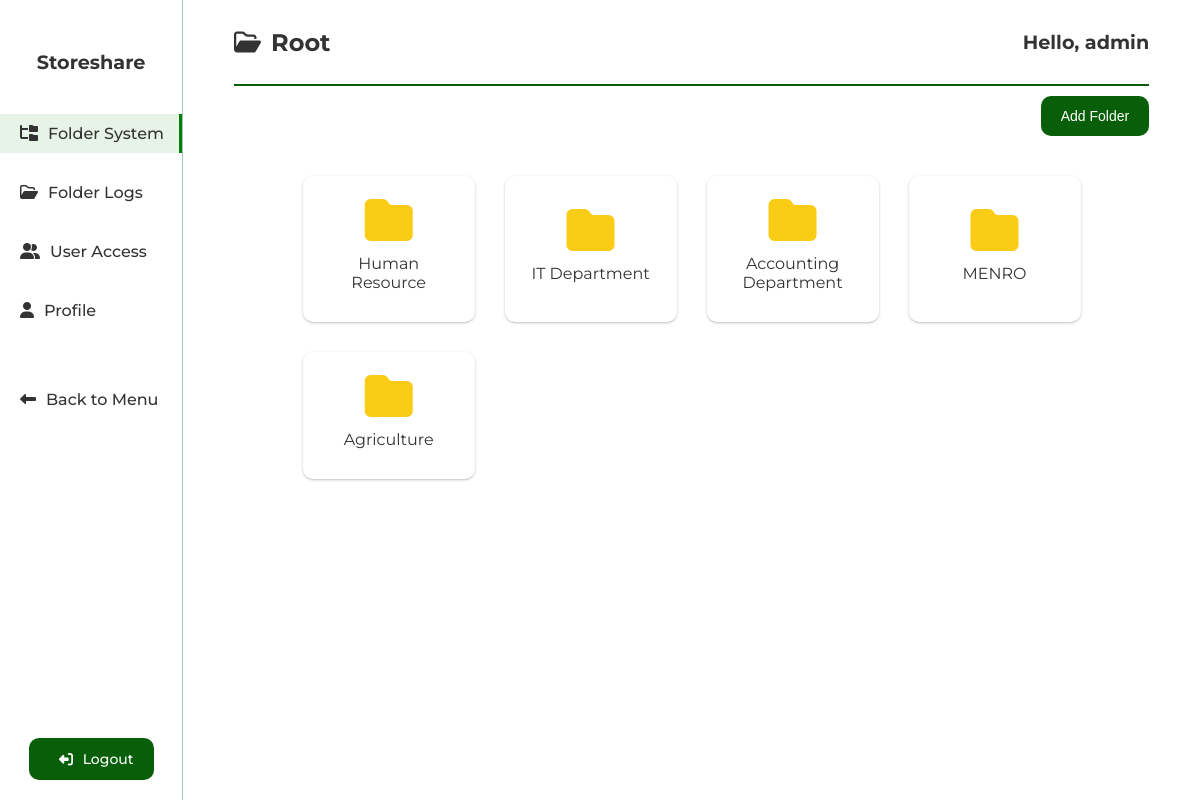
Page /storeshare-admin/root.php (signed in) on the committed database.
### tables this page shows
CREATE TABLE `folder_relation_table` (
  `subfolder_id` int(11) NOT NULL,
  `folder_path_name` varchar(255) NOT NULL,
  `folder_name` varchar(255) NOT NULL,
  `parent_folder_id` int(11) NOT NULL
);

### storeshare-admin/root.php (the view, shortened to what this page needs)
<?php
    include ("../config/db_config.php");
    $sql = "SELECT folder_id FROM folder_table WHERE folder_path_name='root'";
    $result = mysqli_query($conn, $sql);
    $currentDirectory = mysqli_fetch_assoc($result);
    $currentDirectory = $currentDirectory["folder_id"];
    $sql = "SELECT * FROM folder_relation_table WHERE parent_folder_id='$currentDirectory'";
    $result = mysqli_query($conn, $sql);
    if(mysqli_num_rows($result) > 0){
        $folders = mysqli_fetch_all($result, MYSQLI_ASSOC);
    }
?>
<!DOCTYPE html>
<html lang="en">
  <head>
    <link rel="stylesheet" href="../CSS/style.css" />
    <link rel="stylesheet" href="../CSS/utilities.css" />
    <link
      rel="stylesheet"
      href="https://cdnjs.cloudflare.com/ajax/libs/font-awesome/6.4.2/css/all.min.css"
    />
  </head>
  <body>
  <?php include("storeshare-admin-sidebar.php") ?>
    <section class="main-dashboard bg-light-primary">
        <div class="container">
            <div id="top-header" class="flex flex-just-sb ">
            <h2><i class="fa-regular fa-folder-open mr-1"></i>Root</h2>
                <h1 class="txt-md my-3">Hello, <?php echo $username?></h1>
            </div>
            <div class="py-1 flex flex-just-right ">
                <button id="add-folder" class="btn btn-primary">Add Folder</button>
            </div>
            <?php if(!empty($folders)): ?>
                <div id="folder-container">
                <?php foreach ($folders as $folder): ?>
                    <a href="folder.php?path=<?php echo $folder["folder_path_name"]?>" class="folder-item flex flex-column">
                        <i class="fa-solid fa-folder txt-lg folder-icon"></i>
                        <p id="" class="txt-sm"><?php echo $folder["folder_name"]; ?></p>
                    </a>
                <?php endforeach;?>
                </div>
                <?php else: ?>
                    <div class="flex-column my-4">
                        <h4>No contents available.</h4>
                    </div>
            <?php endif;?>
        </div>
    </section>
  </body>
</html>

### CSS/style.css (style rules this page uses)
* { box-sizing: border-box; margin: 0; padding: 0; }
body { height: 100vh; font-family: "Montserrat", sans-serif; color: #333333; background: #edf2f4; display: flex; }
a { text-decoration: none; color: #333333; }
h1, h2, h3, h4 { margin: 10px 0; }
p { margin: 10px 0; }
.txt-lg { font-size: 1.6rem; }
.txt-md { font-size: 1.2rem; }
.txt-sm { font-size: 1rem; }
.btn { display: inline-block; padding: 12px 20px; border: none; font-size: 14px; font-weight: 500; border-radius: 10px; cursor: pointer; transition: all 200ms ease-in-out; }
.main-dashboard { position: relative; max-height: 100vh; width: 100%; overflow-y: hidden; }
#top-header { border-bottom: 2px solid rgb(9, 95, 9); }
#folder-container { width: 85%; margin: 0 auto; margin-top: 30px; display: grid; grid-template-columns: repeat(4, 2fr); grid-gap: 30px; }
.folder-item { border-radius: 10px; padding: 20px 20px; box-shadow: 0 1px 3px 0 rgb(0 0 0 / 0.2), 0 1px 2px -1px rgb(0 0 0 / 0.2); text-align: center; }
.folder-item { cursor: pointer; transition: all 0.2s ease-in; }
.folder-icon { font-size: 48px; color: rgb(250 204 21); }

### CSS/utilities.css (style rules this page uses)
.container { width: 90%; margin: 0 auto; }
.flex { display: flex; justify-content: center; align-items: center; width: 100%; }
.flex-column { display: flex; flex-direction: column; justify-content: center; align-items: center; width: 100%; height: 100%; }
.flex-just-sb { justify-content: space-between; }
.flex-just-right { justify-content: flex-end; }
.btn-primary { background: rgb(9, 95, 9); color: #fff; }
.bg-light-primary { background: #fff; }
.my-3 { margin: 30px 0; }
.mr-1 { margin-right: 10px; }
.py-1 { padding: 10px 0; }

### rows in the picture
folder_relation_table: folder_name "Human Resource"
folder_relation_table: folder_name "IT Department"
folder_relation_table: folder_name "Accounting Department"
folder_relation_table: folder_name "MENRO"
folder_relation_table: folder_name "Agriculture"

### other values in the picture
$username "admin"
